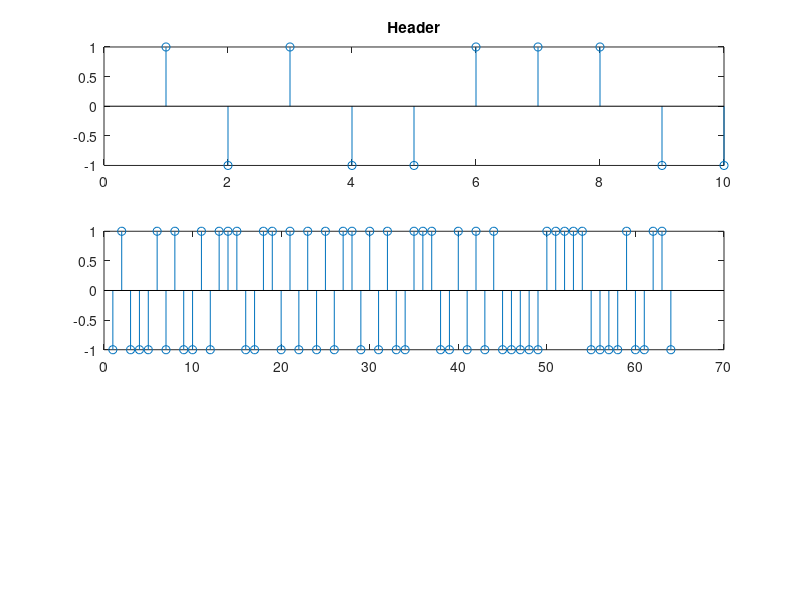

Recreate this plot in MATLAB. (Note: this script raises an error after producing the figure.)
header=[1 -1 1 -1 -1 1 1 1 -1 -1];     % header is a predefined string
loc=30; r=25;                          % place header in position loc


sd=[0 0.1 0.3 0.5 1 2];

for i=1:1:length(sd)
    data=[sign(randn(1,loc-1)) header sign(randn(1,r))];  % generate signal
    data=data+sd(i)*randn(size(data));              % add noise
    y=xcorr(header, data);                 % do cross correlation
    [m,ind]=max(y);                        % location of largest correlation
    headstart=length(data)-ind+1;          % place where header starts
    figure(i)
    subplot(3,1,1), stem(header)           % plot header
    title('Header')
    subplot(3,1,2), stem(data)             % plot data sequence
    title('Data with embedded header (sd='+string(sd(i))+')')
    subplot(3,1,3), stem(y)                % plot correlation
    title('Correlation of header with data (sd='+string(sd(i))+')')
end